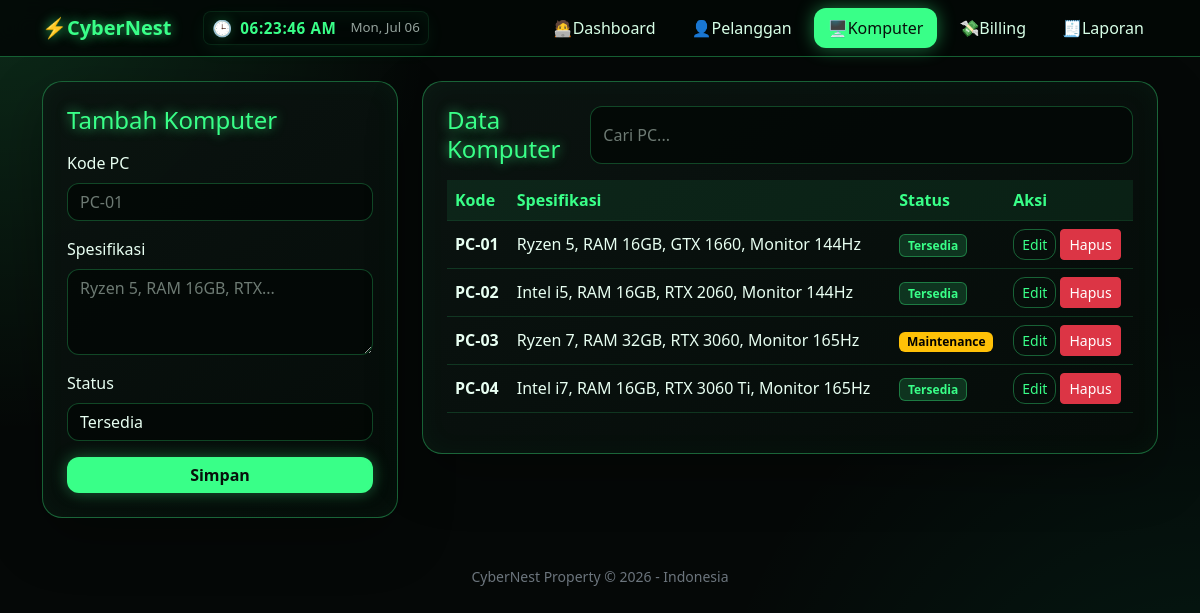
The page /index.php?page=komputer on the database its author committed.
### tables this page shows
CREATE TABLE IF NOT EXISTS komputer (
    id_komputer INT AUTO_INCREMENT PRIMARY KEY,
    kode_pc VARCHAR(20) NOT NULL UNIQUE,
    spesifikasi TEXT NOT NULL,
    status ENUM('Tersedia','Dipakai','Maintenance') DEFAULT 'Tersedia',
    created_at TIMESTAMP DEFAULT CURRENT_TIMESTAMP
);

### index.php (called while the page is built, shortened)
<?php
$page = $_GET['page'] ?? 'dashboard';
require_once __DIR__ . '/includes/header.php';
require_once __DIR__ . '/pages/' . $page . '.php';
require_once __DIR__ . '/includes/footer.php';
?>

### includes/functions.php (called while the page is built, shortened)
<?php
function e($value) {
    return htmlspecialchars((string)$value, ENT_QUOTES, 'UTF-8');
}
function activeMenu($pageName) {
    $current = $_GET['page'] ?? 'dashboard';
    return $current === $pageName ? 'active' : '';
}
?>

### pages/komputer.php (the view, shortened to what this page needs)
<?php
$edit = null;
$komputer = $pdo->query('SELECT * FROM komputer ORDER BY kode_pc ASC')->fetchAll(PDO::FETCH_ASSOC);
?>
<div class="row g-4">
    <div class="col-lg-4">
        <div class="cyber-card p-4">
            <h4 class="neon-text mb-3"><?= $edit ? 'Edit Komputer' : 'Tambah Komputer' ?></h4>
            <form method="post">
                <div class="mb-3">
                    <label class="form-label">Kode PC</label>
                    <input type="text" name="kode_pc" class="form-control" placeholder="PC-01" required value="<?= e($edit['kode_pc'] ?? '') ?>">
                </div>
                <div class="mb-3">
                    <label class="form-label">Spesifikasi</label>
                    <textarea name="spesifikasi" class="form-control" rows="3" placeholder="Ryzen 5, RAM 16GB, RTX..." required><?= e($edit['spesifikasi'] ?? '') ?></textarea>
                </div>
                <div class="mb-3">
                    <label class="form-label">Status</label>
                    <select name="status" class="form-select">
                        <?php foreach (['Tersedia','Dipakai','Maintenance'] as $status): ?>
                            <option value="<?= $status ?>" <?= (($edit['status'] ?? '') === $status) ? 'selected' : '' ?>><?= $status ?></option>
                        <?php endforeach; ?>
                    </select>
                </div>
                <button class="btn btn-neon w-100" type="submit">Simpan</button>
            </form>
        </div>
    </div>
    <div class="col-lg-8">
        <div class="cyber-card p-4">
            <div class="d-flex flex-column flex-md-row justify-content-between gap-2 mb-3">
                <h4 class="neon-text mb-0">Data Komputer</h4>
                <input id="searchTable" class="form-control" placeholder="Cari PC...">
            </div>
            <div class="table-responsive">
                <table class="table align-middle">
                    <thead><tr><th>Kode</th><th>Spesifikasi</th><th>Status</th><th>Aksi</th></tr></thead>
                    <tbody>
                    <?php foreach ($komputer as $row): ?>
                        <tr>
                            <td class="fw-bold"><?= e($row['kode_pc']) ?></td>
                            <td><?= e($row['spesifikasi']) ?></td>
                            <td>
                                <span class="badge <?= $row['status'] === 'Tersedia' ? 'badge-neon' : ($row['status'] === 'Dipakai' ? 'badge-danger-soft' : 'text-bg-warning') ?>">
                                    <?= e($row['status']) ?>
                                </span>
                            </td>
                            <td class="text-nowrap">
                                <a class="btn btn-sm btn-outline-neon" href="index.php?page=komputer&edit=<?= e($row['id_komputer']) ?>">Edit</a>
                                <form method="post" class="d-inline" onsubmit="return confirm('Hapus komputer ini?')">
                                    <button class="btn btn-sm btn-danger" type="submit">Hapus</button>
                                </form>
                            </td>
                        </tr>
                    <?php endforeach; ?>
                    </tbody>
                </table>
            </div>
        </div>
    </div>
</div>

### includes/header.php (shortened to what this page needs)
<?php require_once __DIR__ . '/../includes/functions.php'; ?>
<!doctype html>
<html lang="id">
<head>
    <link href="https://cdn.jsdelivr.net/npm/bootstrap@5.3.3/dist/css/bootstrap.min.css" rel="stylesheet">
    <link rel="stylesheet" href="assets/css/style.css">
</head>
<body>
<nav class="navbar navbar-expand-lg navbar-dark sticky-top cyber-navbar">
    <div class="container">
        <div class="d-flex align-items-center">
            <a class="navbar-brand fw-bold neon-text" href="index.php">⚡CyberNest  </a>
            <div id="headerClock" class="ms-3 text-muted-custom header-clock d-flex align-items-center" style="font-size:0.95rem">
                <span class="clock-icon me-2">🕒</span>
                <span id="headerClockTime" class="me-2">--:--:--</span>
                <span id="headerClockDate" class="small text-muted-custom"></span>
            </div>
        </div>
        <div class="collapse navbar-collapse" id="navMenu">
            <ul class="navbar-nav ms-auto gap-lg-2">
                <li class="nav-item"><a class="nav-link <?= activeMenu('dashboard') ?>" href="index.php?page=dashboard">🧑‍💻Dashboard</a></li>
                <li class="nav-item"><a class="nav-link <?= activeMenu('pelanggan') ?>" href="index.php?page=pelanggan">👤Pelanggan</a></li>
                <li class="nav-item"><a class="nav-link <?= activeMenu('komputer') ?>" href="index.php?page=komputer">🖥️Komputer</a></li>
                <li class="nav-item"><a class="nav-link <?= activeMenu('billing') ?>" href="index.php?page=billing">💸Billing</a></li>
                <li class="nav-item"><a class="nav-link <?= activeMenu('laporan') ?>" href="index.php?page=laporan">🧾Laporan</a></li>
            </ul>
        </div>
    </div>
</nav>
<main class="container py-4 page-content">

### includes/footer.php (shortened to what this page needs)
</main>
<footer class="text-center py-4 text-secondary small">
    <div>CyberNest Property &copy; <?= date('Y') ?> - Indonesia</div>
</footer>
</body>
</html>

### assets/css/style.css (style rules this page uses)
:root { --bg-main: #050807; --bg-card: #0b1411; --green: #39ff88; --green-soft: rgba(57, 255, 136, .16); --green-border: rgba(57, 255, 136, .35); --text-muted: #94a39c; }
body { min-height: 100vh; background: radial-gradient(circle at top left, rgba(57,255,136,.14), transparent 30%), radial-gradient(circle at bottom right, rgba(0,255,170,.08), transparent 35%), var(--bg-main); color: #e8fff2; font-family: system-ui, -apple-system, BlinkMacSystemFont, "Segoe UI", sans-serif; }
.cyber-navbar { background: rgba(3, 8, 6, .9); border-bottom: 1px solid var(--green-border); backdrop-filter: blur(12px); }
.neon-text { color: var(--green) !important; text-shadow: 0 0 12px rgba(57,255,136,.75); }
.nav-link { color: #d7ffe7 !important; border-radius: 12px; padding-inline: 14px !important; }
.nav-link.active, .nav-link:hover { color: #07100b !important; background: var(--green); box-shadow: 0 0 18px rgba(57,255,136,.45); }
.cyber-card { background: linear-gradient(145deg, rgba(11,20,17,.96), rgba(5,12,9,.96)); border: 1px solid var(--green-border); border-radius: 20px; box-shadow: 0 20px 55px rgba(0, 0, 0, .32), inset 0 0 28px rgba(57,255,136,.04); }
.btn-neon { background: var(--green); color: #07100b; font-weight: 700; border: none; border-radius: 12px; box-shadow: 0 0 16px rgba(57,255,136,.35); }
.btn-outline-neon { border: 1px solid var(--green-border); color: var(--green); border-radius: 12px; }
.form-control, .form-select { background: rgba(3, 8, 6, .82); color: #e8fff2; border: 1px solid rgba(57,255,136,.25); border-radius: 12px; }
.form-control::placeholder { color: #6d7a73; }
.table { --bs-table-bg: transparent; --bs-table-color: #e8fff2; --bs-table-border-color: rgba(57,255,136,.16); }
.table thead th { color: var(--green); background: rgba(57,255,136,.08); }
.badge-neon { background: var(--green-soft); color: var(--green); border: 1px solid var(--green-border); }
.text-muted-custom { color: var(--text-muted); }
a { color: var(--green); }
.page-content { opacity: 0; transform: translateY(18px); transition: transform .44s ease, opacity .44s ease; }
.page-content.loaded { opacity: 1; transform: translateY(0); }
#headerClock { background: rgba(3, 8, 6, 0.55); color: var(--green); border: 1px solid rgba(57,255,136,.12); padding: 4px 8px; border-radius: 8px; font-weight: 600; box-shadow: 0 6px 18px rgba(57,255,136,.05) inset, 0 6px 18px rgba(57,255,136,.06); }
.header-clock .clock-icon { filter: drop-shadow(0 0 6px rgba(57,255,136,.25)); font-size: 1rem; }
.header-clock #headerClockTime { font-variant-numeric: tabular-nums; letter-spacing: 0.6px; }
.header-clock #headerClockDate { color: var(--text-muted); margin-left: 6px; font-weight: 500; }

### rows shown on the page
komputer: kode_pc "PC-01", spesifikasi "Ryzen 5, RAM 16GB, GTX 1660, Monitor 144Hz", status "Tersedia"
komputer: kode_pc "PC-02", spesifikasi "Intel i5, RAM 16GB, RTX 2060, Monitor 144Hz", status "Tersedia"
komputer: kode_pc "PC-03", spesifikasi "Ryzen 7, RAM 32GB, RTX 3060, Monitor 165Hz", status "Maintenance"
komputer: kode_pc "PC-04", spesifikasi "Intel i7, RAM 16GB, RTX 3060 Ti, Monitor 165Hz", status "Tersedia"

### other values the page prints
form field status "Tersedia"
